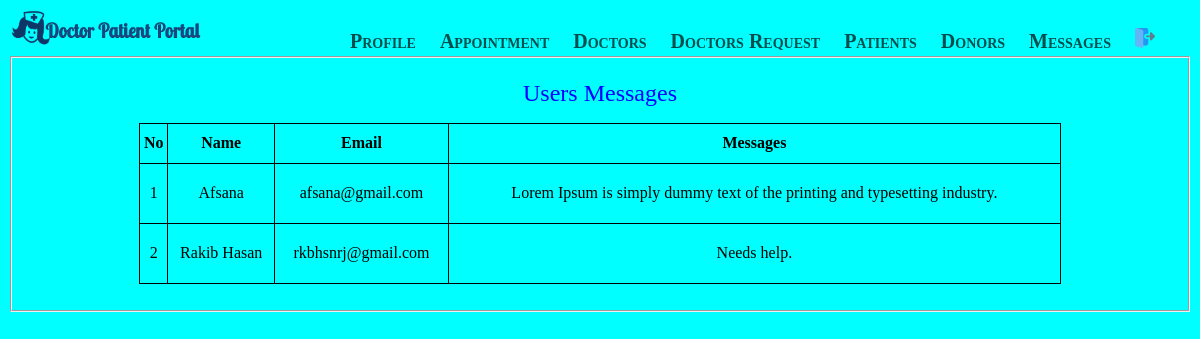
The app's page /userContact.php with its own data.
### tables this page shows
CREATE TABLE `contact` (
  `id` int(10) NOT NULL,
  `name` varchar(50) NOT NULL,
  `email` varchar(50) NOT NULL,
  `message` text NOT NULL
);

### models/db_config.php (called while the page is built, shortened)
<?php
 $db_server="localhost";
 $db_uname="root";
 $db_pass="";
 $db_name="dpportal";
 function get($query){
    global $db_server,$db_uname,$db_pass,$db_name;
    $conn=mysqli_connect($db_server,$db_uname,$db_pass,$db_name);
    $data=array();
    if ($conn){
        $result=mysqli_query($conn,$query);
        while($row=mysqli_fetch_assoc($result)){
            $data[]=$row;
        }
    }
    return $data;
}
?>

### controllers/login_controller.php (called while the page is built, shortened)
<?php
    include 'models/db_config.php';
	function getUserMessage(){
		$query= "select * from contact";
		$rs= get($query);
		return $rs;
	}
?>

### userContact.php (the view, shortened to what this page needs)
<?php
     require_once 'adminHeader.php';
    require_once 'controllers/login_controller.php';
	$msg=getUserMessage();
?>
<html>
<head>
</head>
    <body>
        <fieldset>
            <p align="middle"><font color="blue" size="5">Users Messages</font></p>
            <p align="middle">
			<table border="1">
			<tr>
                <th>No</th>
                <th>Name</th>
				<th>Email</th>
				<th>Messages</th>
              </tr>
                <?php
				$i = 1;
				foreach($msg as $p){
					echo "<tr>";
						echo "<td align='center'>$i</td>";
						echo "<td align='center'>".$p["name"]."</p>";
						echo "<td align='center'>".$p["email"]."</p>";
						echo "<td align='center'>".$p["message"]."</p>";
					echo "</tr>";
					$i++;
				}
			?>
        </fieldset>
    </body>
</html>

### userContact.php (style rules this page uses)
table, td, th { border: 1px solid black; }
table { border-collapse: collapse; width: 80%; }
th { height: 40px; }
td { height: 60px; }

### records on screen
contact: name "Afsana", email "afsana@gmail.com", message "Lorem Ipsum is simply dummy text of the printing and typesetting industry."
contact: name "Rakib Hasan", email "rkbhsnrj@gmail.com", message "Needs help."
